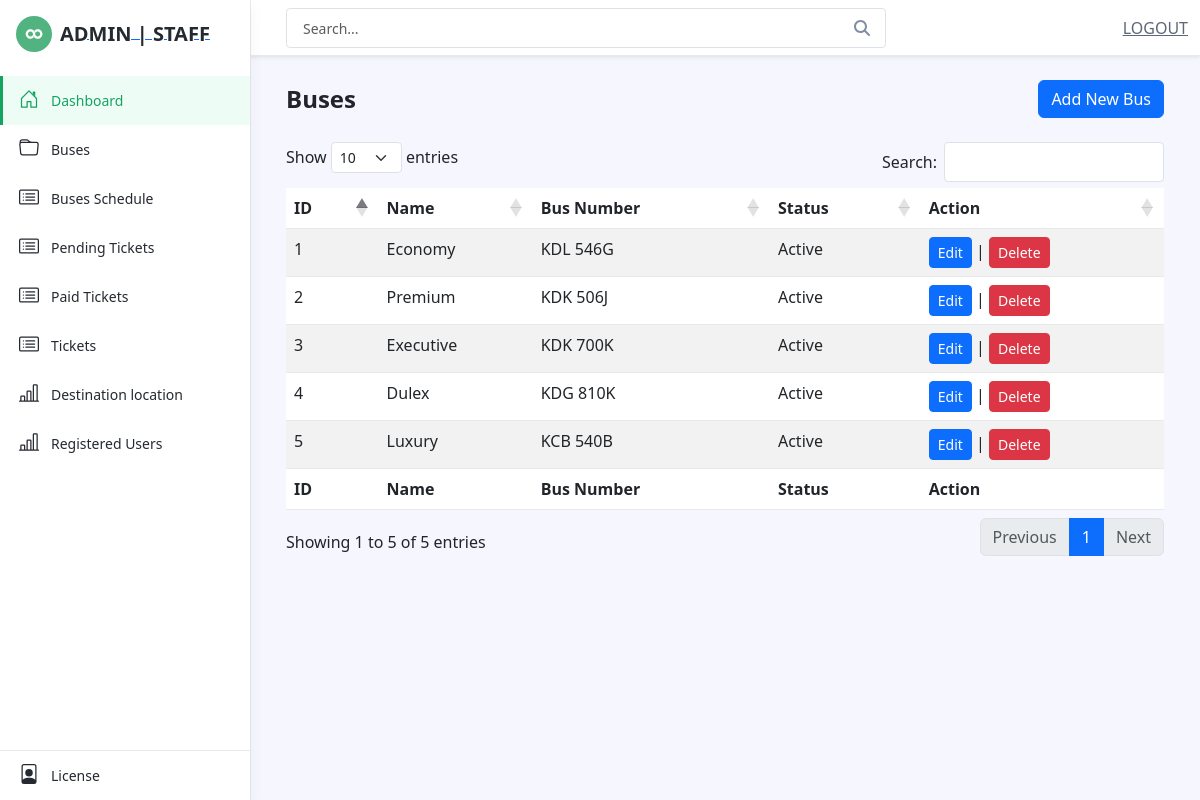
/admin/buses.php (signed in), run on the app's committed database.
### tables this page shows
CREATE TABLE `bus` (
  `id` int(30) NOT NULL,
  `name` varchar(250) NOT NULL,
  `bus_number` varchar(50) NOT NULL,
  `status` tinyint(1) NOT NULL DEFAULT 1 COMMENT '0 = inactive, 1 = active',
  `date_updated` datetime NOT NULL DEFAULT current_timestamp() ON UPDATE current_timestamp()
);

### admin/buses.php (the view, shortened to what this page needs)
<?php
include("inc/header.php");
require_once("db-connect/config.php");
function getStatusText($statusCode)
{
    return $statusCode == 1 ? 'Active' : 'Inactive';
}
$busQuery = "SELECT * FROM bus";
$busStmt = $conn->prepare($busQuery);
$busStmt->execute();
$busData = $busStmt->fetchAll(PDO::FETCH_ASSOC);
?>
    <link href="https://cdnjs.cloudflare.com/ajax/libs/twitter-bootstrap/5.3.0-alpha3/css/bootstrap.min.css"
        rel="stylesheet">
    <link href="https://cdn.datatables.net/1.13.5/css/dataTables.bootstrap5.min.css" rel="stylesheet">
<body class="app">
    <?php
    include("inc/sidebar.php");
    ?>
    <div class="app-wrapper">
        <div class="app-content pt-3 p-md-3 p-lg-4">
            <div class="container-xl">
                <div class="row g-3 mb-4 align-items-center justify-content-between">
                    <div class="col-auto">
                        <h1 class="app-page-title mb-0">Buses</h1>
                    </div>
                    <div class="col-auto">
                        <a href="add_bus.php" class="btn btn-primary">Add New Bus</a>
                    </div>
                </div>
                <div class="row g-4">
                    <table id="example" class="table table-striped" style="width:100%">
                        <thead>
                            <tr>
                                <th>ID</th>
                                <th>Name</th>
                                <th>Bus Number</th>
                                <th>Status</th>
                                <th>Action</th>
                            </tr>
                        </thead>
                        <tbody>
                            <?php foreach ($busData as $bus) : ?>
                            <tr>
                                <td><?php echo $bus['id']; ?></td>
                                <td><?php echo $bus['name']; ?></td>
                                <td><?php echo $bus['bus_number']; ?></td>
                                <td><?php echo getStatusText($bus['status']); ?></td>
                                <td>
                                    <a href="edit_bus.php?id=<?php echo $bus['id']; ?>"
                                        class="btn btn-sm btn-primary">Edit</a> |
                                    <a href="delete_bus.php?id=<?php echo $bus['id']; ?>" class="btn btn-sm btn-danger"
                                        onclick="return confirm('Are you sure you want to delete this bus?')">Delete</a>
                                </td>
                            </tr>
                            <?php endforeach; ?>
                        </tbody>
                        <tfoot>
                            <tr>
                                <th>ID</th>
                                <th>Name</th>
                                <th>Bus Number</th>
                                <th>Status</th>
                                <th>Action</th>
                            </tr>
                        </tfoot>
                    </table>
                </div>
            </div>
        </div>
    </div>
</body>
</html>

### data on the page
bus: id "1", name "Economy", bus_number "KDL 546G", status "Active"
bus: id "2", name "Premium", bus_number "KDK 506J", status "Active"
bus: id "3", name "Executive", bus_number "KDK 700K", status "Active"
bus: id "4", name "Dulex", bus_number "KDG 810K", status "Active"
bus: id "5", name "Luxury", bus_number "KCB 540B", status "Active"
